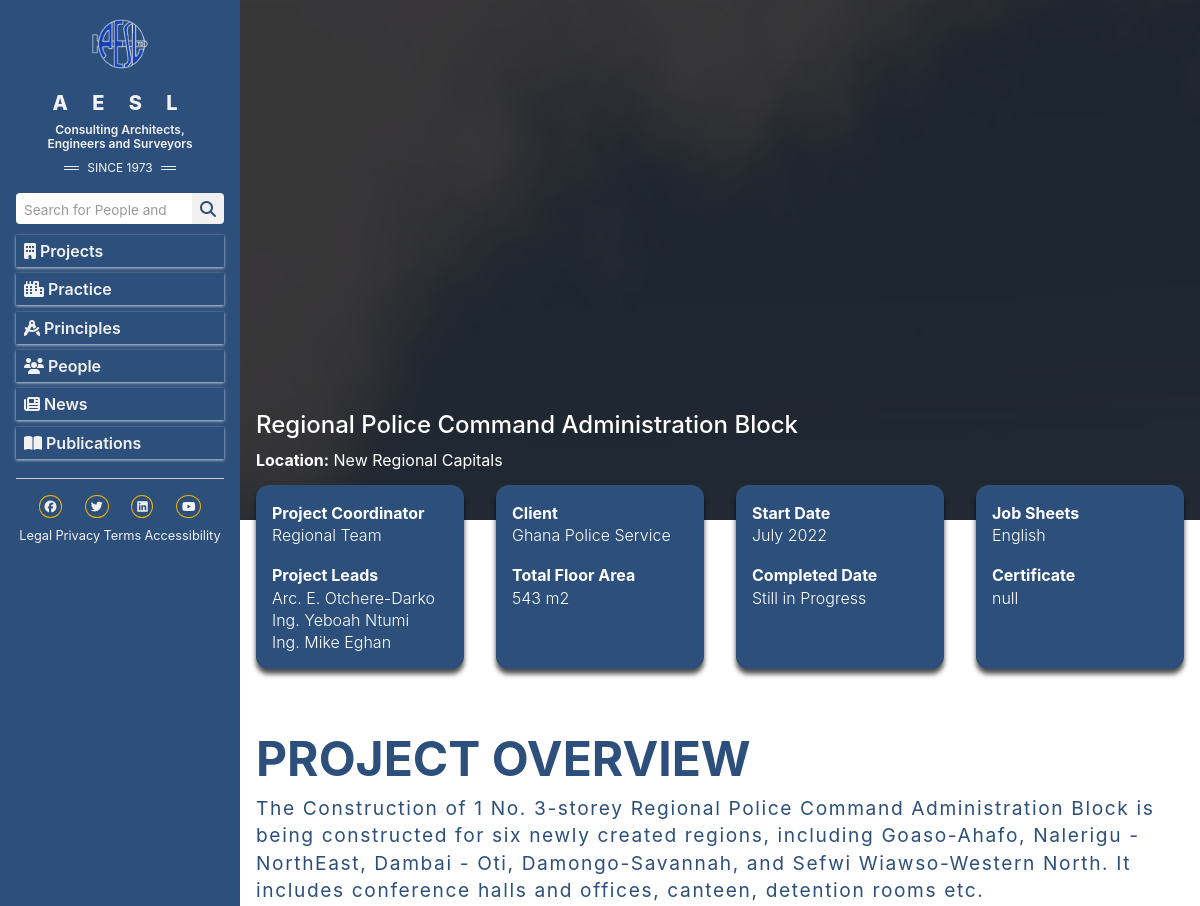
/project/1/ (upper part), run on an earlier commit of the app's database.
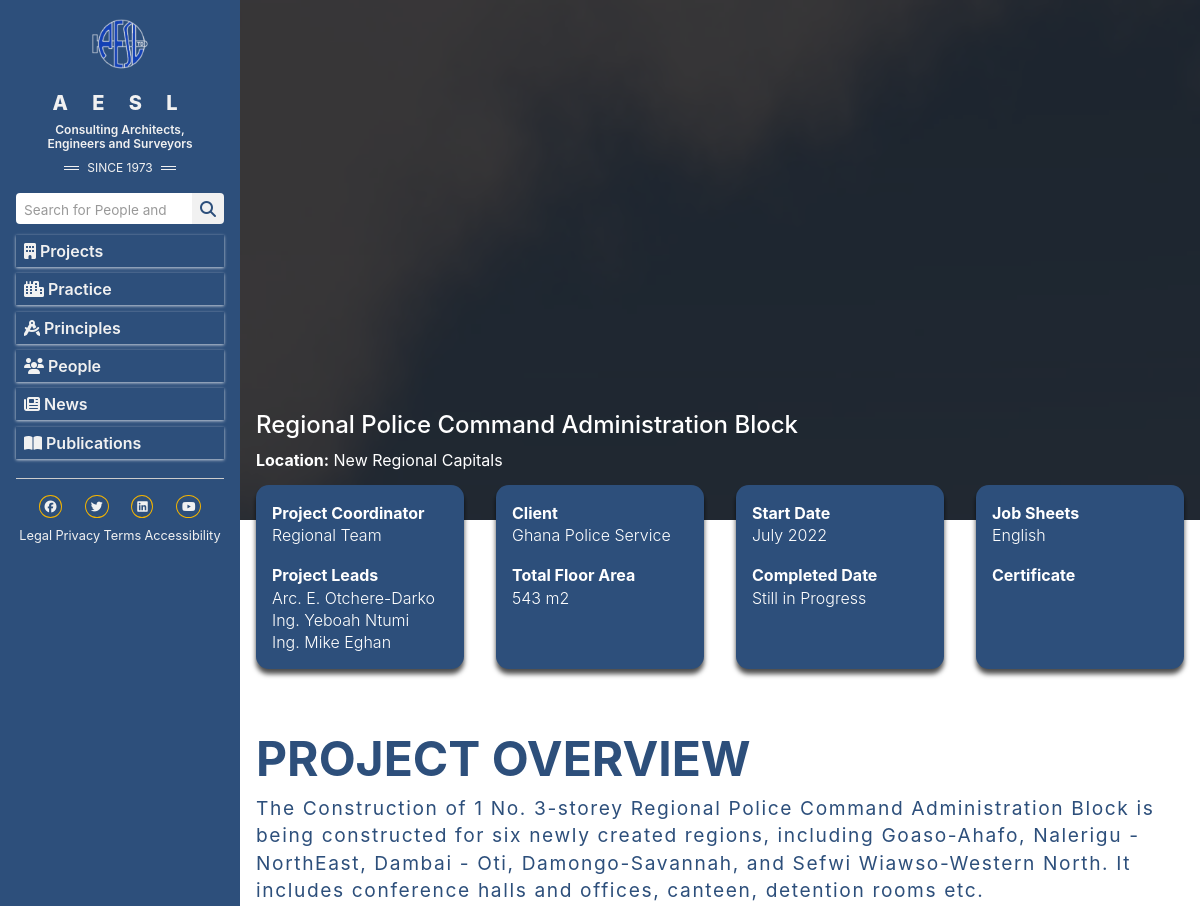
And on a later commit of the database.
### frontend/models.py (models this page shows, shortened)
class Project(models.Model):
    title = models.CharField(max_length=200)
    client = models.CharField(max_length=200)
    location = models.CharField(max_length=300, default="Accra")
    picture = models.ImageField(
        upload_to="projects/main_pictures/", blank=True, null=True
    )
    little_text_details = models.TextField()
    project_coordinator = models.CharField(max_length=150)
    project_leaders = models.ManyToManyField(ProjectLeader, related_name="projects")
    other_team_members = models.ManyToManyField(
        ProjectTeamMember, related_name="projects", blank=True
    )
    total_floor_area = models.CharField(max_length=100, help_text="e.g. 5,000 sqm")
    start_date = models.DateField()
    completed_date = models.DateField(blank=True, null=True)
    job_sheets = models.CharField(max_length=300, blank=True)
    certificate = models.CharField(max_length=300, blank=True)
    category = models.ForeignKey(
        ProjectCategory, on_delete=models.SET_NULL, null=True, related_name="projects"
    )
    created_at = models.DateTimeField(auto_now_add=True)

### frontend/views.py (the view)
# urls.py: path("project/<int:pk>/", ProjectDetailView.as_view(), name="project_detail"),
class ProjectDetailView(DetailView):
    model = Project
    template_name = "frontend/project_detail.html"
    context_object_name = "project"  # Default is 'object', but we can use 'project'
    def get_context_data(self, **kwargs):
        context = super().get_context_data(**kwargs)
        project = self.get_object()
        context["project_pictures"] = project.gallery.filter(image_type="project")
        context["construction_pictures"] = project.gallery.filter(
            image_type="construction"
        )
        context["title"] = "Projects"
        return context

### templates/frontend/project_detail.html (shortened to what this page needs)
{% extends 'base.html' %}
{% load static %}
{% block content %}
{% if project.picture %}
<section style="background-image: url('{{ project.picture.url }}')" class="projects__detail__parallax">
    <div class="projects__detail__overlay"></div>
    <div class="details__content">
      <h4>{{project.title}}</h4>
      <p><strong>Location:</strong> {{ project.location }}</p>
    </div>
  </section>
{% endif %}
<section class="details__cards">
  <div class="details__card">
    <div class="details__card-head">
      <p class="details__head">Project Coordinator</p>
      <p class="details__body">{{ project.project_coordinator }}</p>
    </div>
    <div class="details__card-body">
      <p class="details__head">Project Leads</p>
        {% for leader in project.project_leaders.all %}
          <p class="details__body">{{ leader.full_name }}</p>
        {% endfor %}
    </div>
  </div>
  <div class="details__card">
    <div class="details__card-head">
      <p class="details__head">Client</p>
      <p class="details__body">{{ project.client }}</p>
    </div>
    <div class="details__card-body">
      <p class="details__head">Total Floor Area</p>
      <p class="details__body">{{ project.total_floor_area }}</p>
    </div>
  </div>
  <div class="details__card">
    <div class="details__card-head">
      <p class="details__head">Start Date</p>
      <p class="details__body">{{ project.start_date|date:"F Y" }}</p>
    </div>
    <div class="details__card-body">
      <p class="details__head">Completed Date</p>
      {% if project.completed_date %}
        {{ project.completed_date|date:"F Y" }}
      {% else %}
        <span class="details__body">Still in Progress</span>
      {% endif %}
    </div>
  </div>
    <div class="details__card">
      <div class="details__card-head">
        {% if project.job_sheets %}
        <p class="details__head">Job Sheets</p>
        <p class="details__body">{{ project.job_sheets }}</p>
        {% endif %}
      </div>
      <div class="details__card-body">
        <p class="details__head">Certificate</p>
        {% if project.certificate %}
          <p class="details__body">{{ project.certificate }}</p>
        {% else %}
          <p class="details__body"></p>
        {% endif %}
      </div>
    </div>
</section>
<section class="project__details-text">
  <h2>Project Overview</h2>
  <p>{{ project.little_text_details }}</p>
</section>
{% endblock content %}

What changed in the data, as far as the page shows it:
changed Project "Regional Police Command Administration Block": certificate "null" → (not shown)
